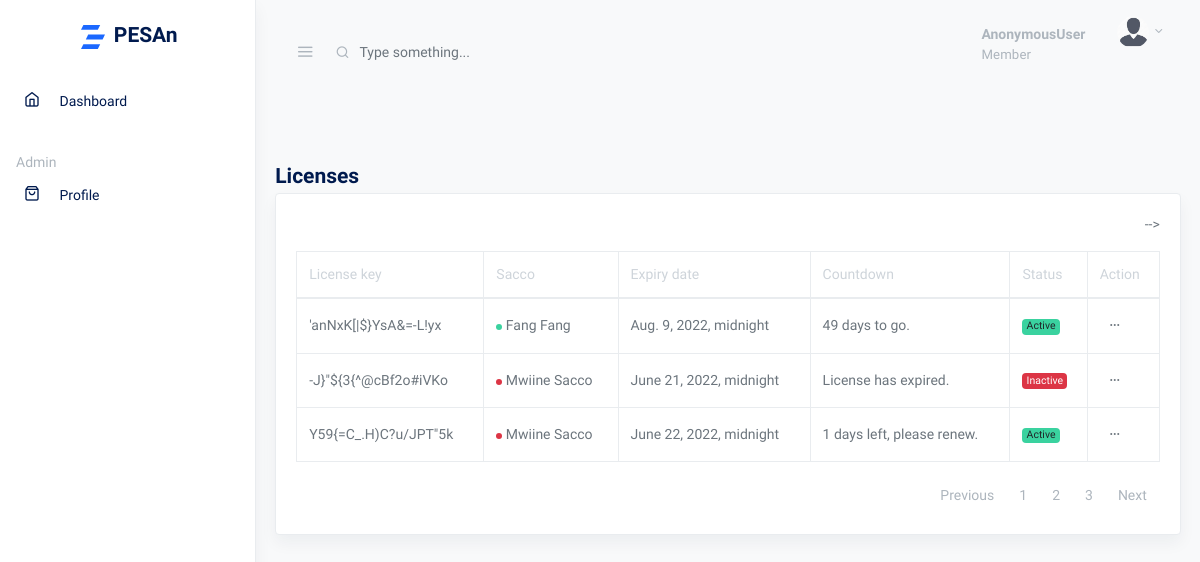
The page /licenses on the database as committed earlier.
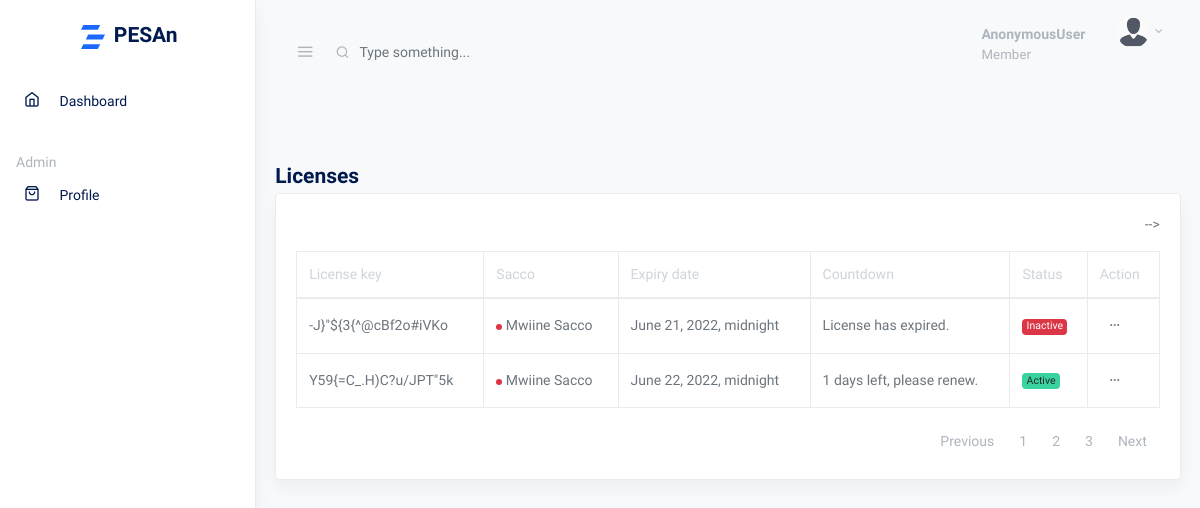
The same page on the database as committed later.
### core/models.py (models this page shows, shortened)
class CustomModel(models.Model):
    created_on = models.DateTimeField(auto_now_add=True)
    updated_on = models.DateTimeField(auto_now=True, null=True)
    class Meta:
        abstract = True
        ordering = ['created_on']

class License(CustomModel):
    key = models.CharField(max_length=80, unique=True)
    sacco = models.ForeignKey(Sacco, null=True, on_delete=models.SET_NULL, related_name='business_license')
    expiry_date = models.DateTimeField(auto_now_add=False, auto_now=False, validators=[expire_now_or_future])
    status = models.CharField(max_length=10, choices=STATUS, default='active')
    class Meta:
        ordering = ['-created_on', '-updated_on']
        unique_together = ['key', 'sacco']
    def expiry_countdown(self):
        DAYS_LEFT = (self.expiry_date - timezone.now()).days
        MONTH = 30
        DIRECTOR = self.sacco.director
        if DAYS_LEFT == 0:
            self.sacco.status = 'inactive'
            self.status = 'inactive'
            self.sacco.save()
            self.save()
            msg = f"License has expired."
            return msg
        elif DAYS_LEFT <= MONTH:
            msg = f"{DAYS_LEFT} days left, please renew."
            return msg
        else:
            msg = f"{DAYS_LEFT} days to go."
            return msg

class Sacco(CustomModel):
    name = models.CharField(max_length=80, unique=True)
    package = models.ForeignKey(Package, null=True, on_delete=models.SET_NULL, related_name='bussiness_package')  # TODO Set package to default rather than null
    district = models.CharField(max_length=60, null=True, blank=True,)
    location = models.CharField(max_length=60, null=True, blank=True,)
    email = models.EmailField(null=True, blank=True, unique=True)
    director = models.ForeignKey(User, null=True, on_delete=models.SET_NULL, related_name='bussiness_director', blank=True,)
    status = models.CharField(max_length=10, default='inactive')
    created_by = models.ForeignKey(User, on_delete=models.CASCADE, related_name='bussiness_creator')
    updated_by = models.ForeignKey(User, on_delete=models.CASCADE, related_name='bussiness_updater', null=True, blank=True)
    objects = models.Manager()
    filtered_objects = SaccoManager()
    class Meta:
        ordering = ['-created_on']
    def __str__(self):
        return self.name

### accounts/models.py (models this page shows, shortened)
class User(AbstractBaseUser, PermissionsMixin):
    USERNAME_FIELD = 'email'
    REQUIRED_FIELDS = []
    first_name = models.CharField(max_length=20, blank=True, null=True)
    last_name = models.CharField(max_length=20, blank=True, null=True)
    username = models.CharField(max_length=20, blank=True, null=True)
    email = models.EmailField(unique=True)
    telephone = models.CharField(max_length=15, blank=True, null=True, unique=True)
    id_type = models.CharField(max_length=20, blank=True, choices=ID_TYPE, default='national')
    id_number = models.CharField(max_length=30, blank=True, null=True, validators=[MinLengthValidator(9), MaxLengthValidator(14)])
    photo = models.ImageField(upload_to='profile/', blank=True, null=True, validators=[image_validator])
    date_joined = models.DateTimeField(auto_now_add=True)
    updated_at = models.DateTimeField(auto_now=True)
    is_active = models.BooleanField(default=True)
    is_staff = models.BooleanField(default=False)
    is_member = models.BooleanField(default=False)
    is_previously_logged_in = models.BooleanField(default=False)
    gender = models.CharField(max_length=20, choices=MARITAL_STATUS, default='single')
    village = models.CharField(max_length=60, blank=True, null=True)
    date_of_birth = models.DateField(auto_now_add=False, auto_created=False, blank=True, null=True, validators=[dob_validation])
    gender = models.CharField(max_length=20, blank=True, choices=GENDER, default='single')
    next_of_kin_name = models.CharField(max_length=50, blank=True, null=True)
    next_of_kin_contact = models.CharField(max_length=50, blank=True, null=True)
    occupation = models.CharField(max_length=60, blank=True, null=True)
    employer_type = models.CharField(max_length=60, blank=True, choices=EMPLOYER_TYPE, default='organization')
    organization = models.CharField(max_length=80, blank=True, null=True)
    objects = UserManager()
    class Meta:
        ordering = ['-date_joined', '-updated_at']

### core/views.py (the view)
# urls.py: path('licenses', LicenseListView.as_view(), name='license_list'),
class LicenseListView(ListView):
    model = License
    template_name = "licenses/list.html"
    context_object_name = 'licenses'

### templates/licenses/list.html (shortened to what this page needs)
{% extends 'base.html' %}
{% load humanize %}
{% load static %}
{% block content %}
<div class="row">
    <div class="col-md-12 my-4">
      <h2 class="h4 mb-1">Licenses</h2>
      <div class="card shadow">
        <div class="card-body">
          <div class="toolbar row mb-3">
            <div class="col ml-auto">
              <div class="dropdown float-right">
                 -->
              </div>
            </div>
          </div>
          <table class="table table-bordered">
            <thead>
              <tr role="row">
                <th>License key</th>
                <th>Sacco</th>
                <th>Expiry date</th>
                <th>Countdown</th>
                <th>Status</th>
                <th>Action</th>
              </tr>
            </thead>
            <tbody>
             {% for license in licenses %}
             <tr>
                <td>{{license.key}}</td>
                <td>
                  {% if license.sacco.status == 'active' %}
                  <span class="dot dot-md bg-success"></span>
                  {{license.sacco|title}}
                  {% else %}
                  <span class="dot dot-md bg-danger"></span>
                  {{license.sacco|title}}
                  {% endif %}
                </td>
                <td>{{license.expiry_date}}</td>
                <td>{{ license.expiry_countdown }}</td>
                <td>
                    {% if license.status == 'active' %}
                    <span class="badge badge-success">Active</span>
                    {% else %}
                    <span class="badge badge-danger">Inactive</span>
                    {% endif %}
                </td>
                <td><button class="btn btn-sm dropdown-toggle more-horizontal" type="button" data-toggle="dropdown" aria-haspopup="true" aria-expanded="false">
                  </button>
                </td>
              </tr>
             {% endfor %}
            </tbody>
          </table>
          <nav aria-label="Table Paging" class="mb-0 text-muted">
            <ul class="pagination justify-content-end mb-0">
              <li class="page-item"><a class="page-link" href="#">Previous</a></li>
              <li class="page-item"><a class="page-link" href="#">1</a></li>
              <li class="page-item"><a class="page-link" href="#">2</a></li>
              <li class="page-item"><a class="page-link" href="#">3</a></li>
              <li class="page-item"><a class="page-link" href="#">Next</a></li>
            </ul>
          </nav>
        </div>
      </div>
    </div>
  </div>
{% endblock content %}

Rows that differ between the two databases and show on the page:
removed License: key "'anNxK[|$}YsA&=-L!yx", sacco "Fang Fang", expiry_date "Aug. 9, 2022, midnight", expiry_countdown "49 days to go.", status "Active"
